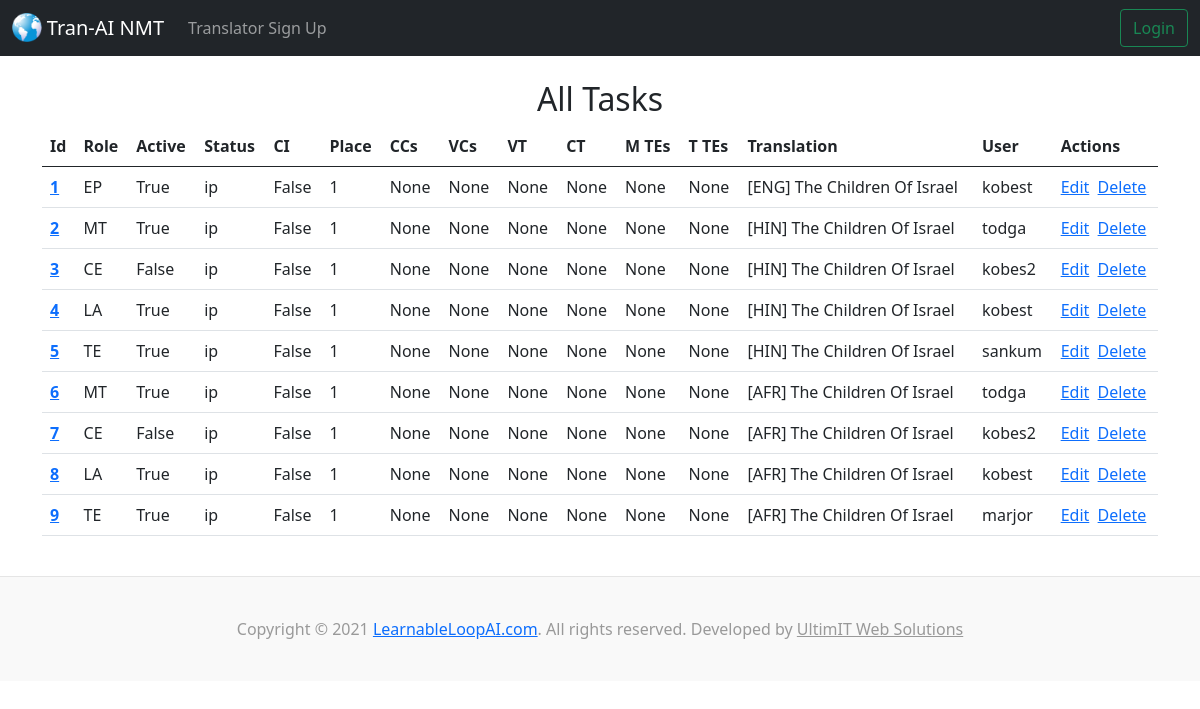
/tasks/, run on the app's committed database.
### tranai/models.py (models this page shows, shortened)
class Task(models.Model):
  class Role(models.TextChoices):
    EP = 'EP', _('English Provider (EP)')
    EE = 'EE', _('English Editor (EE)')
    NT = 'NT', _('No Translator (NT)')
    MT = 'MT', _('Machine Translator (MT)')
    HT = 'HT', _('Human Translator (HT)')
    TE = 'TE', _('Translation Editor (TE)')
    SE = 'SE', _('Scripture Editor (SE)')
    PE = 'PE', _('Poetry Editor (PE)')
    CE = 'CE', _('Chief Editor (CE)')
    LA = 'LA', _('Language Administrator (LA)')
  class Status(models.TextChoices):
    ip = 'ip', _('In Process (ip)')
    cd = 'cd', _('Completed (cd)')
    te = 'te', _('TE editing (te)')
    ce = 'ce', _('CE editing (ce)')
    qe = 'qe', _('QE editing (qe)')
    pg = 'pg', _('Publishing (pg)')
    pd = 'pd', _('Published (pd)')
    pr = 'pr', _('Pruned (pr)')
  translation = models.ForeignKey(Translation, blank=False, null=False, on_delete=models.DO_NOTHING, related_name='tasks')
  user = models.ForeignKey(settings.AUTH_USER_MODEL, blank=False, null=False, on_delete=models.DO_NOTHING, related_name='tasks') #for accounts app
  role = models.CharField('Role', max_length=2, validators=[MinLengthValidator(2), MaxLengthValidator(2)], choices=Role.choices, default=Role.TE, blank=False, null=False,)
  active = models.BooleanField('Active', default=False)
  place = models.IntegerField('Place', default=1, validators=[MinValueValidator(1)], blank=False, null=False,)
  ci = models.BooleanField('Content imported', default=False)
  status = models.CharField('Status', max_length=2, validators=[MinLengthValidator(2), MaxLengthValidator(2)], choices=Status.choices, default=Status.ip, blank=False, null=False,)
  ccs = models.IntegerField('Final Create additions', blank=True, null=True,)
  ccs_k = models.IntegerField('- by klearing', blank=True, null=True,)
  ccs_m = models.IntegerField('- by modding', blank=True, null=True,)
  vcs = models.IntegerField('Final Vote additions', blank=True, null=True,)
  vcs_a = models.IntegerField('- by accepting', blank=True, null=True,)
  vcs_c = models.IntegerField('- by creating', blank=True, null=True,)
  vcs_t = models.IntegerField('- by topping', blank=True, null=True,)
  vcs_p = models.IntegerField('- by picking', blank=True, null=True,)
  ct = models.IntegerField('Final Create time (s)', blank=True, null=True,)
  vt = models.IntegerField('Final Vote time (s)', blank=True, null=True,)
  majtes = models.IntegerField('Final Majority Top Changes', blank=True, null=True,)
  tietes = models.IntegerField('Final Tie Top Changes', blank=True, null=True,)
  notes = models.CharField('Notes', max_length=200, blank=True, null=True,)

class Translation(models.Model):
  class Transcription(models.TextChoices):
    ANDES = 'A', _('Andes')
    MAMALIS = 'M', _('Mamalis')
  lan = models.CharField('Language', max_length=3)
  tran_title = models.CharField('Translated title', max_length=70)
  descrip = models.TextField('Description', blank=True, null=True, max_length=500)
  blkc = models.IntegerField('Block count')
  subc = models.IntegerField('Sub-block count')
  senc = models.IntegerField('Sentence count')
  xcrip = models.CharField('Transcription', max_length=1, choices=Transcription.choices, default=Transcription.ANDES, blank=False,)
  li = models.BooleanField('Lookup imported (eng) / translate contributions randomized (oth)')
  pubdate = models.DateField('Publication date', default=datetime.date.today)
  version = models.CharField('Version', max_length=20)
  document = models.ForeignKey(Document, blank=True, null=True, on_delete=models.CASCADE, related_name='translations')
  eng_tran = models.ForeignKey('self', blank=True, null=True, on_delete=models.CASCADE,)
  def __str__(self):
    return self.tran_title

### accounts/models.py (models this page shows)
class CustomUser(AbstractBaseUser, PermissionsMixin):
    email = models.EmailField(_('email address'), unique=True)
    username = models.CharField(_('username'), max_length=6, default='')
    admin = models.BooleanField(default=False)
    is_staff = models.BooleanField(default=False)
    is_active = models.BooleanField(default=True)
    created_at = models.DateTimeField(default=timezone.now)
    cur_task = models.ForeignKey(Task, blank=True, null=True, on_delete=models.CASCADE)
    USERNAME_FIELD = 'email'
    REQUIRED_FIELDS = []
    objects = CustomUserManager()
    def __str__(self):
        return self.username

### tranai/views.py (the view)
# urls.py: path('tasks/', views.index_tasks, name='index-tasks'),
def index_tasks(request):
  task_list = Task.objects.all()
  return render(request, 'tranai/index_tasks.html', {'task_list': task_list})

### tranai/templates/tranai/index_tasks.html
{% extends 'tranai/base.html' %}
{% block content %}
<center><h2>All Tasks</h2></center>
<table class="table table-hover">
  <thead>
    <tr>
      <th scope="col">Id</th>
      <th scope="col">Role</th>
      <th scope="col">Active</th>
      <th scope="col">Status</th>
      <th scope="col">CI</th>
      <th scope="col">Place</th>
      <th scope="col">CCs</th>
      <th scope="col">VCs</th>
      <th scope="col">VT</th>
      <th scope="col">CT</th>
      <th scope="col">M TEs</th>
      <th scope="col">T TEs</th>
      <th scope="col">Translation</th>
      <th scope="col">User</th>
      <th scope="col">Actions</th>
    </tr>
  </thead>
  <tbody>
{% for task in task_list %}
    <tr>
      <th scope="row"><a href="{% url 'show-task' task.id %}">{{ task.id }}</a></th>
      <td>{{ task.role }}</td>
      <td>{{ task.active }}</td>
      <td>{{ task.status }}</td>
      <td>{{ task.ci }}</td>
      <td>{{ task.place }}</td>
      <td>{{ task.ccs }}</td>
      <td>{{ task.vcs }}</td>
      <td>{{ task.vt }}</td>
      <td>{{ task.ct }}</td>
      <td>{{ task.majtes }}</td>
      <td>{{ task.tietes }}</td>
      <td>{{ task.translation }}</td>
      <td>{{ task.user }}</td>
      <td><a href="{% url 'update-task' task.id %}">Edit</a>&nbsp;&nbsp;<a href="{% url 'delete-task' task.id %}">Delete</a></td>
    </tr>
{% endfor %}
  </tbody>
</table>
{% endblock %}

### data on the page
Task: id "1", role "EP", active "True", status "ip", ci "False", place "1", ccs "None", vcs "None", vt "None", ct "None", majtes "None", tietes "None", translation "[ENG] The Children Of Israel", user "kobest"
Task: id "2", role "MT", active "True", status "ip", ci "False", place "1", ccs "None", vcs "None", vt "None", ct "None", majtes "None", tietes "None", translation "[HIN] The Children Of Israel", user "todga"
Task: id "3", role "CE", active "False", status "ip", ci "False", place "1", ccs "None", vcs "None", vt "None", ct "None", majtes "None", tietes "None", translation "[HIN] The Children Of Israel", user "kobes2"
Task: id "4", role "LA", active "True", status "ip", ci "False", place "1", ccs "None", vcs "None", vt "None", ct "None", majtes "None", tietes "None", translation "[HIN] The Children Of Israel", user "kobest"
Task: id "5", role "TE", active "True", status "ip", ci "False", place "1", ccs "None", vcs "None", vt "None", ct "None", majtes "None", tietes "None", translation "[HIN] The Children Of Israel", user "sankum"
Task: id "6", role "MT", active "True", status "ip", ci "False", place "1", ccs "None", vcs "None", vt "None", ct "None", majtes "None", tietes "None", translation "[AFR] The Children Of Israel", user "todga"
Task: id "7", role "CE", active "False", status "ip", ci "False", place "1", ccs "None", vcs "None", vt "None", ct "None", majtes "None", tietes "None", translation "[AFR] The Children Of Israel", user "kobes2"
Task: id "8", role "LA", active "True", status "ip", ci "False", place "1", ccs "None", vcs "None", vt "None", ct "None", majtes "None", tietes "None", translation "[AFR] The Children Of Israel", user "kobest"
Task: id "9", role "TE", active "True", status "ip", ci "False", place "1", ccs "None", vcs "None", vt "None", ct "None", majtes "None", tietes "None", translation "[AFR] The Children Of Israel", user "marjor"
